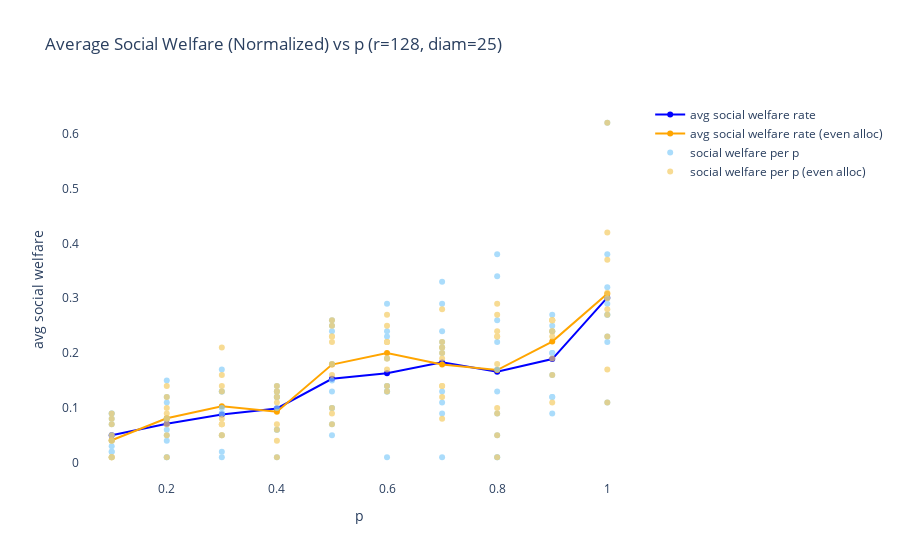
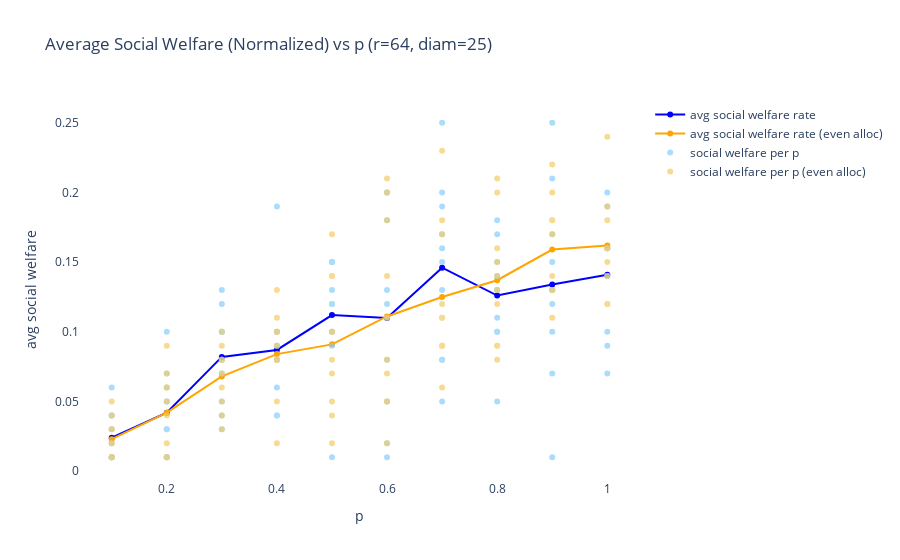
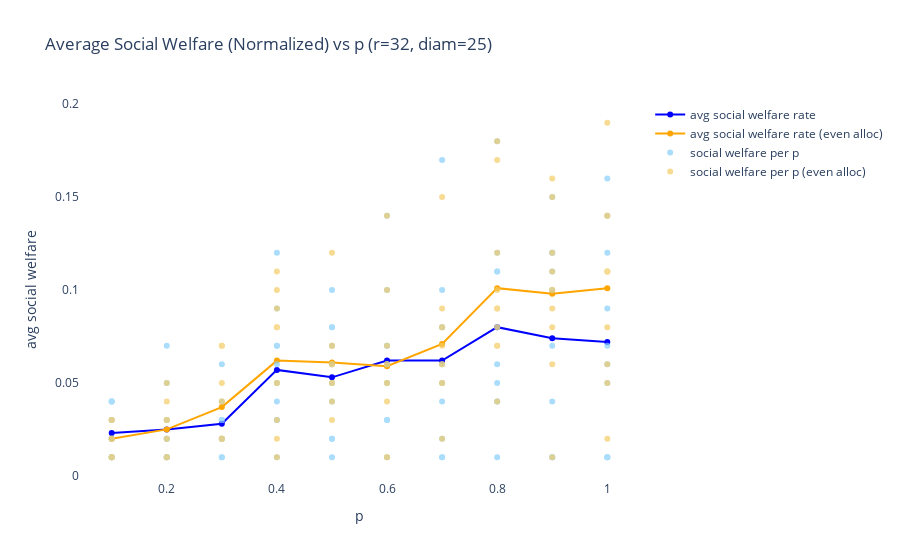
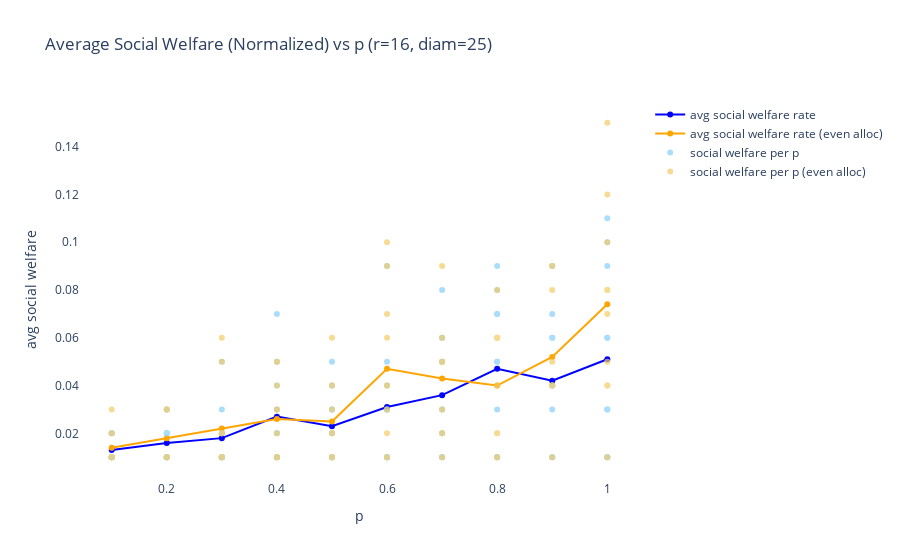

These figures' notebook cell, in order:
### Markdown cell above
## Powerlaw distributed resources

### Code cell
comp_strat(num_vertices, regularity, create_rl,
         MWU, {'lrate' : lrate}, plaw_resources=True)
